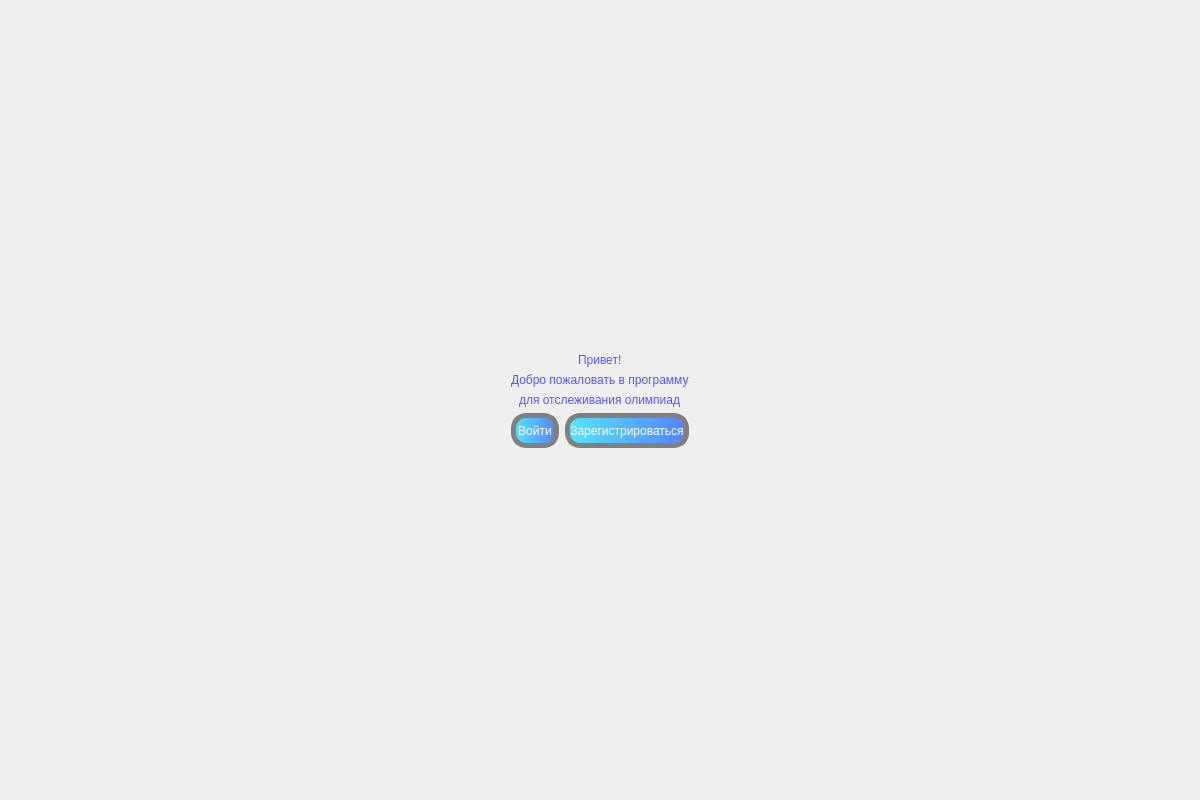
<?xml version="1.0" encoding="UTF-8"?>
<ui version="4.0">
 <class>Welcome</class>
 <widget class="QDialog" name="Welcome">
  <property name="geometry">
   <rect>
    <x>0</x>
    <y>0</y>
    <width>1200</width>
    <height>800</height>
   </rect>
  </property>
  <property name="windowTitle">
   <string>Окно приветствия</string>
  </property>
  <layout class="QVBoxLayout" name="verticalLayout_7">
   <item>
    <layout class="QVBoxLayout" name="verticalLayout_3">
     <item>
      <spacer name="verticalSpacer_2">
       <property name="orientation">
        <enum>Qt::Vertical</enum>
       </property>
       <property name="sizeHint" stdset="0">
        <size>
         <width>20</width>
         <height>40</height>
        </size>
       </property>
      </spacer>
     </item>
     <item>
      <layout class="QHBoxLayout" name="horizontalLayout_2">
       <item>
        <spacer name="horizontalSpacer">
         <property name="orientation">
          <enum>Qt::Horizontal</enum>
         </property>
         <property name="sizeHint" stdset="0">
          <size>
           <width>40</width>
           <height>20</height>
          </size>
         </property>
        </spacer>
       </item>
       <item>
        <layout class="QVBoxLayout" name="verticalLayout_2">
         <item>
          <layout class="QVBoxLayout" name="verticalLayout">
           <item alignment="Qt::AlignHCenter">
            <widget class="QLabel" name="label_hello">
             <property name="styleSheet">
              <string notr="true">color: rgb(85, 85, 255);
font: italic 28pt &quot;Monotype Corsiva&quot;;

</string>
             </property>
             <property name="text">
              <string>&lt;html&gt;&lt;head/&gt;&lt;body&gt;&lt;p&gt;Привет!&lt;/p&gt;&lt;/body&gt;&lt;/html&gt;</string>
             </property>
            </widget>
           </item>
           <item>
            <widget class="QLabel" name="label_welcome">
             <property name="styleSheet">
              <string notr="true">color: rgb(85, 85, 255);
font: italic 22pt &quot;Monotype Corsiva&quot;;

</string>
             </property>
             <property name="text">
              <string>Добро пожаловать в программу</string>
             </property>
            </widget>
           </item>
           <item alignment="Qt::AlignHCenter">
            <widget class="QLabel" name="label_welcome_2">
             <property name="styleSheet">
              <string notr="true">color: rgb(85, 85, 255);
font: italic 22pt &quot;Monotype Corsiva&quot;;

</string>
             </property>
             <property name="text">
              <string>для отслеживания олимпиад</string>
             </property>
            </widget>
           </item>
          </layout>
         </item>
         <item>
          <layout class="QHBoxLayout" name="horizontalLayout">
           <item>
            <widget class="QPushButton" name="btn_enter">
             <property name="minimumSize">
              <size>
               <width>0</width>
               <height>35</height>
              </size>
             </property>
             <property name="styleSheet">
              <string notr="true">
#btn_enter {
background: qlineargradient(spread:pad, x1:0, y1:0, x2:1, y2:0, stop:0 rgba(85, 230, 255), stop:1 rgba(85, 130, 255));
font: 12pt &quot;MS Shell Dlg 2&quot;;
color: rgb(255, 255, 255);
border: 5px solid grey;
border-radius: 15px;
}

#btn_enter:hover {
border: 5px solid #5555ff;
}
</string>
             </property>
             <property name="text">
              <string>Войти</string>
             </property>
            </widget>
           </item>
           <item>
            <widget class="QPushButton" name="btn_reg">
             <property name="minimumSize">
              <size>
               <width>0</width>
               <height>35</height>
              </size>
             </property>
             <property name="styleSheet">
              <string notr="true">
#btn_reg {
background: qlineargradient(spread:pad, x1:0, y1:0, x2:1, y2:0, stop:0 rgba(85, 230, 255), stop:1 rgba(85, 130, 255));
font: 12pt &quot;MS Shell Dlg 2&quot;;
color: rgb(255, 255, 255);
border: 5px solid grey;
border-radius: 15px;
}

#btn_reg:hover {
border: 5px solid #5555ff;
}
</string>
             </property>
             <property name="text">
              <string>Зарегистрироваться</string>
             </property>
            </widget>
           </item>
          </layout>
         </item>
        </layout>
       </item>
       <item>
        <spacer name="horizontalSpacer_2">
         <property name="orientation">
          <enum>Qt::Horizontal</enum>
         </property>
         <property name="sizeHint" stdset="0">
          <size>
           <width>40</width>
           <height>20</height>
          </size>
         </property>
        </spacer>
       </item>
      </layout>
     </item>
     <item>
      <spacer name="verticalSpacer">
       <property name="orientation">
        <enum>Qt::Vertical</enum>
       </property>
       <property name="sizeHint" stdset="0">
        <size>
         <width>20</width>
         <height>40</height>
        </size>
       </property>
      </spacer>
     </item>
    </layout>
   </item>
  </layout>
 </widget>
 <resources/>
 <connections/>
</ui>
